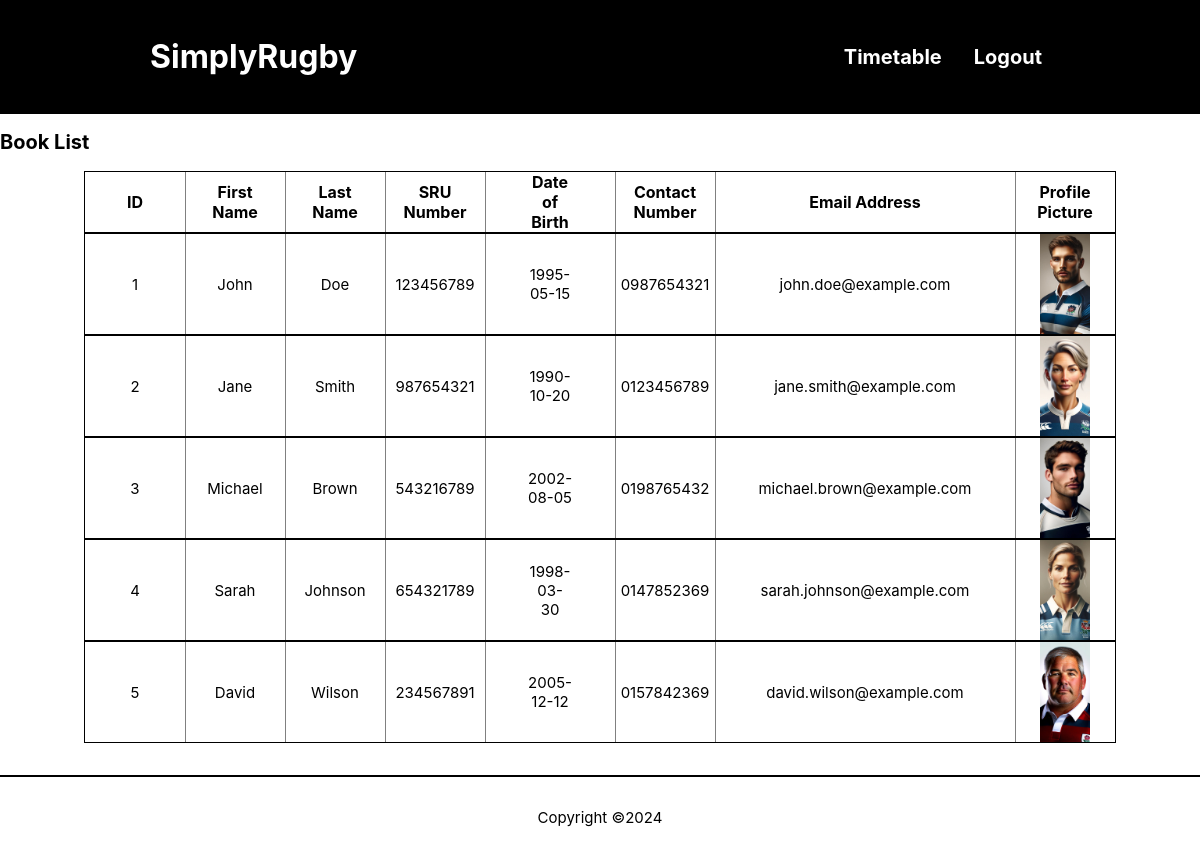
The page /book-list.php (signed in) on the database its author committed.
### tables this page shows
CREATE TABLE players (
player_id INT PRIMARY KEY AUTO_INCREMENT NOT NULL,
address_id INT NOT NULL,
user_id INT,
doctor_id int NOT NULL,
first_name  varchar(32) NOT NULL,
last_name  varchar(32) NOT NULL,
dob DATE,
sru_no  INT NOT NULL,
contact_no  varchar(40) NOT NULL,
mobile_no  varchar(40),
email_address varchar(45),
next_of_kin varchar(32),
kin_contact_no  varchar(40) NOT NULL,
health_issues TEXT,
filename VARCHAR(64),
FOREIGN KEY (address_id) REFERENCES addresses (address_id),
FOREIGN KEY (user_id) REFERENCES users (user_id),
FOREIGN KEY (doctor_id) REFERENCES doctors (doctor_id)

);

### classes/player.php (called while the page is built, shortened)
<?php
require_once("classes/utils.php");
class Book
{
  public static function getAllBooks()
  {
    $conn = Connection::connect();
    $stmt = $conn->prepare(SQL::$getAllBooks);
    $stmt->execute();
    $books = $stmt->fetchAll();
    return $books;
  }
}

### classes/utils.php (called while the page is built, shortened)
<?php
class Utils {
  public static function escape($input) {
    return trim(htmlspecialchars($input));
  }
}

### components/book-card.php (the view)
<a class="book-card" href="book.php?id=<?php echo $player_id; ?>">
  <div class="id-container card-container">
      <p><?php echo $player_id; ?></p>
  </div>
  <div class="firstN-container card-container">
      <p><?php echo $firstName; ?></p>
  </div>
  <div class="lastN-container card-container">
      <p><?php echo $lastName; ?></p>
  </div>
  <div class="sru-container card-container">
      <p class="book-price"><?php echo $sruNumber; ?></p>
  </div>
  <div class="dob-container card-container">
      <p class="book-price"><?php echo $dob; ?></p>
  </div>
  <div class="contactNo-container card-container">
      <p class="book-price"><?php echo $contactNumber; ?></p>
  </div>
  <div class="email-container card-container">
      <p class="book-price"><?php echo $emailAddress; ?></p>
  </div>
  <div class="pfp-container card-container">
    <img src="images/<?php echo $filename; ?>" alt="Cover for <?php echo $title; ?>" class="book-image">
 </div>
</a>

### components/header.php (shortened to what this page needs)
<!DOCTYPE html>
<html lang="en">
<head>
  <?php
  if (!empty($stylesheets)) {
    foreach ($stylesheets as $sheet) {
      echo "<link rel=\"stylesheet\" href=\"css/$sheet.css\">";
    }
  }
  ?>
</head>
<body>
  <header class="page-header">
    <div class="content-wrapper desktop-header-row">
      <div class="mobile-top">
        <h1 class="page-title">SimplyRugby</h1>
      </div>
      <nav class="page-navigation" id="nav-list">
        <ul class="nav-links">
          <?php
          if(isset($_SESSION["loggedIn"])){
            echo "<li><a href='timetable.php'>Timetable</a></li>
            <li><a href='logout.php'>Logout</a></li>";
          } else {
            echo "<li><a href='register.php'>Register</a></li>
            <li><a href='login.php'>Login</a></li>";
          }
          ?>
        </ul>
      </nav>
    </div>
  </header>

### book-list.php (shortened to what this page needs)
<?php
require("classes/components.php");
require("classes/player.php");
Components::pageHeader("All Books", ["style"], ["mobile-nav"]);
?>
<h2>Book List</h2>
<div class="book-list">
<div class="book-card column-headings">
  <div class="id-container card-container">ID</div>
  <div class="firstN-container card-container">First Name</div>
  <div class="lastN-container card-container">Last Name</div>
  <div class="sru-container card-container">SRU Number</div>
  <div class="dob-container card-container">Date of Birth</div>
  <div class="contactNo-container card-container">Contact Number</div>
  <div class="email-container card-container">Email Address</div>
  <div class="pfp-container card-container">Profile Picture</div>
</div>
  <?php
  $books = Book::getAllBooks();
  Components::allBooks($books);
  ?>
</div>
<?php
Components::pageFooter();
?>

### classes/components.php (shortened to what this page needs)
<?php
class Components {
  public static function pageHeader($pageTitle, $stylesheets, $scripts) {
    require("components/header.php");
  }
  public static function pageFooter() {
    require("components/footer.php");
  }
  public static function allBooks($books)
  {
    if (!empty($books)) {
      foreach ($books as $book) {
        $player_id = Utils::escape($book["player_id"]);
        $firstName = Utils::escape($book["first_name"]);
        $lastName = Utils::escape($book["last_name"]);
        $dob = Utils::escape($book["dob"]);
        $sruNumber = Utils::escape($book["sru_no"]);
        $contactNumber = Utils::escape($book["contact_no"]);
        $emailAddress = Utils::escape($book["email_address"]);
        $filename = Utils::escape($book["filename"]);
        require("components/book-card.php");
      }
    } else {
      require("components/no-books-found.php");
    }
  }
}

### components/footer.php (shortened to what this page needs)
  <footer class="page-footer">
    <p>Copyright &copy;<?php echo date("Y"); ?></p>
  </footer>
</body>
</html>

### css/style.css (style rules this page uses)
* { box-sizing: border-box; }
body { margin: 0; overflow-x: hidden; }
body, button, input, textarea, select { font-family: "Arial", "Helvetica", sans-serif; font-size: 16px; }
.page-header { background-color: black; color: #fff; }
.page-footer { border-top: 2px solid black; margin-top: 32px; text-align: center; }
.page-header, .page-footer { padding: 16px; }
.content-wrapper { margin: auto; width: 100%; }
.mobile-top { display: flex; justify-content: space-between; align-items: center; }
.page-navigation { display: none; }
.nav-links { list-style: none; margin: 0; padding: 0; text-align: center; }
.nav-links a { color: #fff; display: block; font-weight: bold; font-size: 20px; margin-top: 16px; padding: 8px; text-decoration: none; }
.book-list { display: flex; flex-wrap: wrap; flex-direction: column; }
.book-card { color: black; flex: 1; max-width: 300px; text-align: center; text-decoration: none; }
.book-image { width: 100%; object-fit: cover; }
.column-headings div { font-weight: bold; }
@media screen and (min-width:320px) { p, .skills-card div { font-size: 15px; } }
@media screen and (min-width:320px) { h2 { font-size: 20px; } }
@media screen and (min-width:320px) { .book-list { align-items: center; } }
@media screen and (min-width:320px) { .book-card { display: flex; max-width: 90%; flex-direction: row; justify-content: space-between; align-items: stretch; border:1px black solid; } }
@media screen and (min-width:320px) { .card-container { width: 500px; display: flex; align-items: center; justify-content: center; box-shadow: .5px 0 0 #000; } }
@media screen and (min-width:320px) { .id-container { width: 25px; } }
@media screen and (min-width:320px) { .firstN-container { width: 70px; } }
@media screen and (min-width:320px) { .pfp-container { width: 100px; } }
@media screen and (min-width:320px) { .pfp-container img { width: 50px; } }
@media screen and (min-width:320px) { .lastN-container { width: 75px; } }
@media screen and (min-width:320px) { .sru-container { display: none; } }
@media screen and (min-width:320px) { .dob-container { width: 100px; } }
@media screen and (min-width:320px) { .contactNo-container { display: none; } }
@media screen and (min-width:320px) { .email-container { display: none; } }
@media screen and (min-width:320px) { p, body, td, input, select, button { font-family: -apple-system,system-ui,BlinkMacSystemFont,'Segoe UI',Roboto,'Helvetica Neue',Arial,sans-serif; } }
@media screen and (min-width: 950px) { .content-wrapper { width: 900px; } }
@media screen and (min-width: 950px) { .desktop-header-row { display: flex; justify-content: space-between; align-items: center; } }
@media screen and (min-width: 950px) { .page-navigation { display: block; } }
@media screen and (min-width: 950px) { .nav-links { display: flex; } }
@media screen and (min-width: 950px) { .nav-links a { margin-top: 0; margin-left: 16px; } }
@media screen and (min-width: 950px) { .book-list { align-content: center; } }
@media screen and (min-width: 950px) { .book-card { margin:0 auto; max-width: 1950px; display: flex; flex-direction: row; justify-content: space-between; align-items: stretch; border:1px black solid; } }
@media screen and (min-width: 950px) { .card-container { width: 500px; display: flex; align-items: center; justify-content: center; box-shadow: .5px 0 0 #000; } }
@media screen and (min-width: 950px) { .id-container { width: 100px; padding:0 25px; } }
@media screen and (min-width: 950px) { .firstN-container { width: 100px; padding:0 25px; } }
@media screen and (min-width: 950px) { .pfp-container { width: 100px; } }
@media screen and (min-width: 950px) { .lastN-container { width: 100px; padding:0 25px; } }
@media screen and (min-width: 950px) { .sru-container { width: 100px; padding:0 15px; } }
@media screen and (min-width: 950px) { .dob-container { width: 100px; padding:0 65px; } }
@media screen and (min-width: 950px) { .contactNo-container { width: 100px; padding:0 15px; } }
@media screen and (min-width: 950px) { .email-container { width: 300px; padding:0 25px; } }
@media screen and (min-width: 950px) { .pfp-container { width: 100px; padding:0 15px; } }
@media screen and (min-width: 950px) { .book-image { height: 100px; width: 50px; } }

### rows shown on the page
players: player_id "1", first_name "John", last_name "Doe", sru_no "123456789", dob "1995-05-15", contact_no "0987654321", email_address "john.doe@example.com", filename (picture)
players: player_id "2", first_name "Jane", last_name "Smith", sru_no "987654321", dob "1990-10-20", contact_no "0123456789", email_address "jane.smith@example.com", filename (picture)
players: player_id "3", first_name "Michael", last_name "Brown", sru_no "543216789", dob "2002-08-05", contact_no "0198765432", email_address "michael.brown@example.com", filename (picture)
players: player_id "4", first_name "Sarah", last_name "Johnson", sru_no "654321789", dob "1998-03-30", contact_no "0147852369", email_address "sarah.johnson@example.com", filename (picture)
players: player_id "5", first_name "David", last_name "Wilson", sru_no "234567891", dob "2005-12-12", contact_no "0157842369", email_address "david.wilson@example.com", filename (picture)
